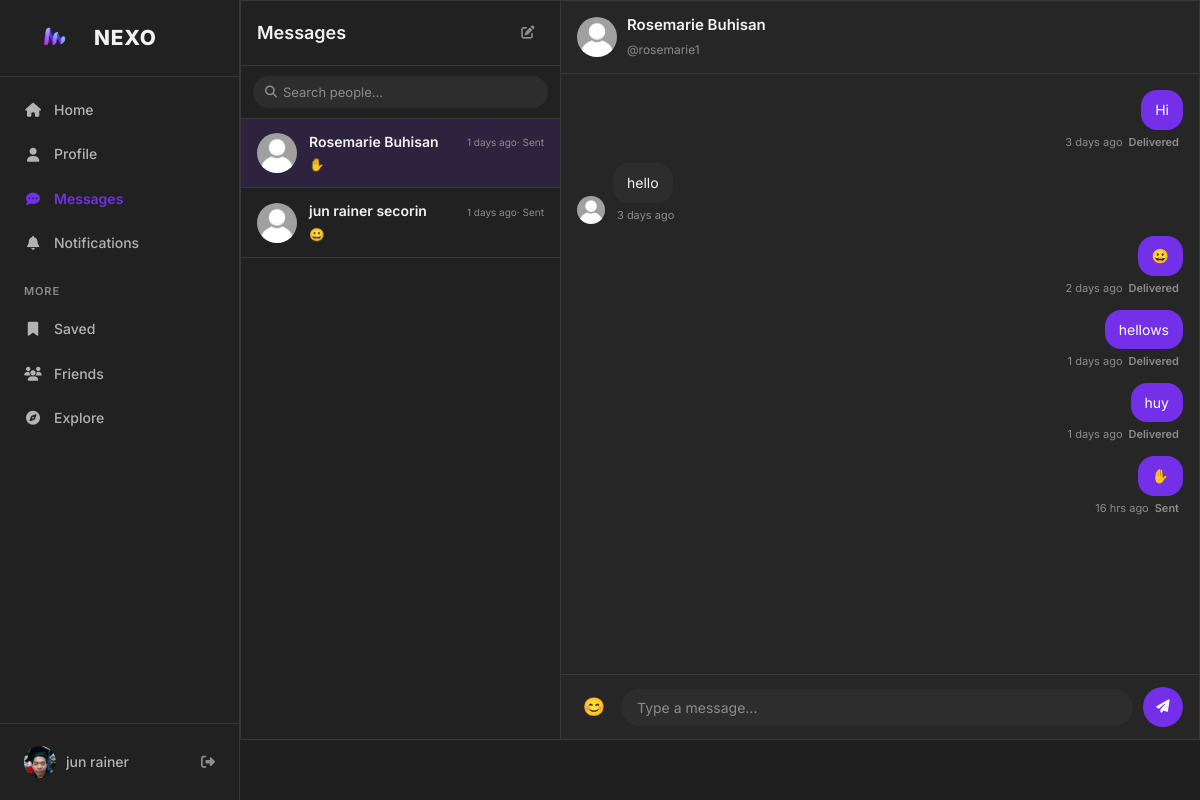
Page /public/index.php?url=messages&c=2 (signed in) on the committed database.
### tables this page shows
CREATE TABLE `conversations` (
  `id` int(11) NOT NULL,
  `user1_id` int(11) NOT NULL,
  `user2_id` int(11) NOT NULL,
  `last_message_at` timestamp NOT NULL DEFAULT current_timestamp(),
  `created_at` timestamp NOT NULL DEFAULT current_timestamp()
);

CREATE TABLE `users` (
  `id` int(10) UNSIGNED NOT NULL,
  `username` varchar(50) NOT NULL,
  `email` varchar(100) NOT NULL,
  `password` varchar(255) NOT NULL,
  `full_name` varchar(100) NOT NULL,
  `bio` text DEFAULT NULL,
  `profile_image` varchar(255) NOT NULL DEFAULT 'default.png',
  `cover_image` varchar(255) DEFAULT NULL,
  `mobile` varchar(20) DEFAULT NULL,
  `birthday` date DEFAULT NULL,
  `gender` varchar(20) DEFAULT NULL,
  `created_at` timestamp NOT NULL DEFAULT current_timestamp(),
  `last_active_at` timestamp NULL DEFAULT NULL
);

CREATE TABLE `messages` (
  `id` int(11) NOT NULL,
  `conversation_id` int(11) NOT NULL,
  `sender_id` int(11) NOT NULL,
  `message` text NOT NULL,
  `is_read` tinyint(1) DEFAULT 0,
  `created_at` timestamp NOT NULL DEFAULT current_timestamp()
);

### app/controllers/MessageController.php (called while the page is built, shortened)
<?php
class MessageController {
    private $db;
    public function __construct() {
        $this->db = Database::getInstance()->getConnection();
    }
    public function index() {
        $userId = $_SESSION['user_id'];
        $currentUserId = (int) $userId;
        $activeConversationId = $_GET['c'] ?? null;
        $conversations = [];
        $messages = [];
        $activeUser = null;
        try {
            if ($activeConversationId && is_numeric($activeConversationId)) {
                $messages = $this->getMessagesForConversation($activeConversationId, $userId);
                $stmt = $this->db->prepare("
                    SELECT u.*
                    FROM conversations c
                    JOIN users u ON (u.id = IF(c.user1_id = ?, c.user2_id, c.user1_id))
                    WHERE c.id = ? AND (c.user1_id = ? OR c.user2_id = ?)
                ");
                $stmt->execute([$userId, $activeConversationId, $userId, $userId]);
                $activeUser = $stmt->fetch(PDO::FETCH_ASSOC);
            }
            $conversations = $this->getConversationsForUser($userId);
        } catch (PDOException $e) {
        }
        require_once __DIR__ . '/../views/messages/index.php';
    }
    private function getConversationsForUser($userId) {
        $stmt = $this->db->prepare("
            SELECT c.*,
                   u.id as other_user_id,
                   u.username as other_username,
                   u.full_name as other_name,
                   u.profile_image as other_image,
                   m.message as last_message,
                   UNIX_TIMESTAMP(m.created_at) as last_message_time,
                   m.sender_id as last_message_sender_id,
                   m.is_read as last_message_is_read,
                   (SELECT COUNT(*) FROM messages WHERE conversation_id = c.id AND sender_id != ? AND is_read = FALSE) as unread_count
            FROM conversations c
            JOIN users u ON (u.id = IF(c.user1_id = ?, c.user2_id, c.user1_id))
            LEFT JOIN (
                SELECT conversation_id, MAX(id) AS last_message_id
                FROM messages
                GROUP BY conversation_id
            ) lm ON lm.conversation_id = c.id
            LEFT JOIN messages m ON m.id = lm.last_message_id
            WHERE c.user1_id = ? OR c.user2_id = ?
            ORDER BY COALESCE(m.created_at, c.last_message_at) DESC
        ");
        $stmt->execute([$userId, $userId, $userId, $userId]);
        return $stmt->fetchAll(PDO::FETCH_ASSOC);
    }
    private function getMessagesForConversation($conversationId, $userId) {
        $stmt = $this->db->prepare("
            SELECT m.*, UNIX_TIMESTAMP(m.created_at) AS created_at_unix, u.username, u.full_name, u.profile_image
            FROM messages m
            JOIN users u ON m.sender_id = u.id
            JOIN conversations c ON m.conversation_id = c.id
            WHERE m.conversation_id = ?
            AND (c.user1_id = ? OR c.user2_id = ?)
            ORDER BY m.created_at ASC
        ");
        $stmt->execute([$conversationId, $userId, $userId]);
        return $stmt->fetchAll(PDO::FETCH_ASSOC);
    }
}

### config/database.php (called while the page is built, shortened)
<?php
class Database {
    private static $instance = null;
    private $pdo;
    private function __construct() {
        try {
            $this->pdo = new PDO(
                'mysql:host=' . DB_HOST . ';port=' . DB_PORT . ';dbname=' . DB_NAME . ';charset=utf8mb4',
                DB_USER,
                DB_PASS,
                [
                    PDO::ATTR_ERRMODE            => PDO::ERRMODE_EXCEPTION,
                    PDO::ATTR_DEFAULT_FETCH_MODE => PDO::FETCH_ASSOC,
                    PDO::ATTR_EMULATE_PREPARES   => false,
                ]
            );
$this->pdo->exec("SET time_zone = '+08:00'");
        } catch (PDOException $e) {
            die('Database connection failed. Check config/database.php');
        }
    }
    public static function getInstance(): Database {
        if (self::$instance === null) {
            self::$instance = new self();
        }
        return self::$instance;
    }
    public function getConnection(): PDO {
        return $this->pdo;
    }
}

### app/views/messages/index.php (the view, shortened to what this page needs)
<?php
require __DIR__ . '/../partials/header.php';
?>
<div class="messages-page">
    <div class="messages-container">
        <div class="conversations-list <?= $activeConversationId ? 'hide-mobile' : '' ?>">
            <div class="conversations-header">
                <h2>Messages</h2>
                <button class="icon-btn-sm" title="New message" onclick="openNewMessageModal()">
                    <i class="fa fa-pen-to-square"></i>
                </button>
            </div>
            <div class="conversations-search">
                <input type="text" placeholder="Search people..." id="conv-search-input"
                       oninput="filterConversations(this.value)" autocomplete="off">
            </div>
            <?php if (empty($conversations)): ?>
                <div class="empty-conversations">
                    <i class="fa fa-comments"></i>
                    <p>No conversations yet</p>
                    <small>Start a conversation with someone!</small>
                </div>
            <?php else: ?>
                <?php foreach ($conversations as $conv): ?>
                <?php
                    $lastMessageTime = $conv['last_message_time'] ?? ($conv['last_message_at'] ?? null);
                    $lastMessageSender = $conv['last_message_sender_id'] ?? null;
                    $lastMessageIsRead = $conv['last_message_is_read'] ?? null;
                    $statusLabel = '';
                    if (!empty($lastMessageSender) && (int) $lastMessageSender === $currentUserId) {
                        $statusLabel = ((int) $lastMessageIsRead === 1) ? 'Delivered' : 'Sent';
                    }
                ?>
                <a href="index.php?url=messages&c=<?= $conv['id'] ?>"
                   class="conversation-item <?= ($activeConversationId == $conv['id']) ? 'active' : '' ?>">
                    <img src="assets/uploads/<?= htmlspecialchars($conv['other_image'] ?? 'default.png') ?>"
                         alt="avatar" class="avatar-md"
                         onerror="this.onerror=null; this.src='assets/images/default-profile.webp'">
                    <div class="conversation-info">
                        <div class="conversation-top">
                            <span class="conversation-name"><?= htmlspecialchars($conv['other_name']) ?></span>
                            <?php if (!empty($lastMessageTime)): ?>
                                <span class="conversation-time">
                                    <time class="live-time" data-time="<?= htmlspecialchars(time_iso($lastMessageTime)) ?>">
                                    </time>
                                    <?php if ($statusLabel): ?>
                                        <span class="conversation-status"> · <?= $statusLabel ?></span>
                                    <?php endif; ?>
                                </span>
                            <?php elseif ($statusLabel): ?>
                                <span class="conversation-time">
                                    <span class="conversation-status"><?= $statusLabel ?></span>
                                </span>
                            <?php endif; ?>
                        </div>
                        <p class="conversation-preview">
                            <?= htmlspecialchars(mb_strimwidth($conv['last_message'] ?? '', 0, 40, '...')) ?>
                        </p>
                    </div>
                </a>
                <?php endforeach; ?>
            <?php endif; ?>
        </div>
        <div class="chat-area <?= !$activeConversationId ? 'hide-mobile' : '' ?>">
            <?php if ($activeConversationId && $activeUser): ?>
                <div class="chat-header">
                    <a href="index.php?url=profile/<?= htmlspecialchars($activeUser['username']) ?>" class="chat-user-info">
                        <img src="assets/uploads/<?= htmlspecialchars($activeUser['profile_image'] ?? 'default.png') ?>"
                             alt="avatar" class="avatar-md"
                             onerror="this.onerror=null; this.src='assets/images/default-profile.webp'">
                        <div>
                            <span class="chat-user-name"><?= htmlspecialchars($activeUser['full_name']) ?></span>
                            <span class="chat-user-status">@<?= htmlspecialchars($activeUser['username']) ?></span>
                        </div>
                    </a>
                </div>
                <div class="chat-messages" id="chat-messages">
                    <?php foreach ($messages as $msg): ?>
                    <div class="message <?= ($msg['sender_id'] == $currentUserId) ? 'sent' : 'received' ?>"
                          data-message-id="<?= $msg['id'] ?>">
                        <?php if ($msg['sender_id'] != $currentUserId): ?>
                        <img src="assets/uploads/<?= htmlspecialchars($msg['profile_image'] ?? 'default.png') ?>"
                             alt="avatar" class="message-avatar"
                             onerror="this.onerror=null; this.src='assets/images/default-profile.webp'">
                        <?php endif; ?>
                        <div class="message-body">
                            <div class="message-content">
                                <p><?= nl2br(htmlspecialchars($msg['message'])) ?></p>
                            </div>
                            <div class="message-meta">
                                <time class="live-time message-time" data-time="<?= htmlspecialchars(time_iso($msg['created_at'])) ?>"><?= time_ago($msg['created_at']) ?></time>
                                <?php if ($msg['sender_id'] == $currentUserId): ?>
                                    <?php $isDelivered = ((int) $msg['is_read'] === 1); ?>
                                    <span class="message-status"><?= $isDelivered ? 'Delivered' : 'Sent' ?></span>
                                <?php endif; ?>
                            </div>
                        </div>
                    </div>
                    <?php endforeach; ?>
                </div>
                <form class="chat-input-form" id="message-form" onsubmit="sendMessage(event)">
                    <div class="emoji-btn-wrap" style="position:relative;">
                        <button type="button" class="emoji-btn" title="Emoji" onclick="toggleEmojiPicker('main-emoji-picker')">😊</button>
                    </div>
                    <input type="text" name="message" id="message-input"
                           placeholder="Type a message..." autocomplete="off" required>
                    <button type="submit" class="send-btn">
                        <i class="fa fa-paper-plane"></i>
                    </button>
                </form>
            <?php endif; ?>
        </div>
    </div>
</div>
<?php require __DIR__ . '/../partials/footer.php'; ?>

### rows in the picture
conversations: users.full_name "Rosemarie Buhisan", statusLabel "Sent", last_message "✋"
conversations: users.full_name "jun rainer secorin", statusLabel "Sent", last_message "😀"
users: full_name "Rosemarie Buhisan", username "rosemarie1"
messages: message "Hi", sender_id "Delivered"
messages: message "hello"
messages: message "😀", sender_id "Delivered"
messages: message "hellows", sender_id "Delivered"
messages: message "huy", sender_id "Delivered"
messages: message "✋", sender_id "Sent"

### other values in the picture
$_SESSION['full_name'] "jun rainer"
